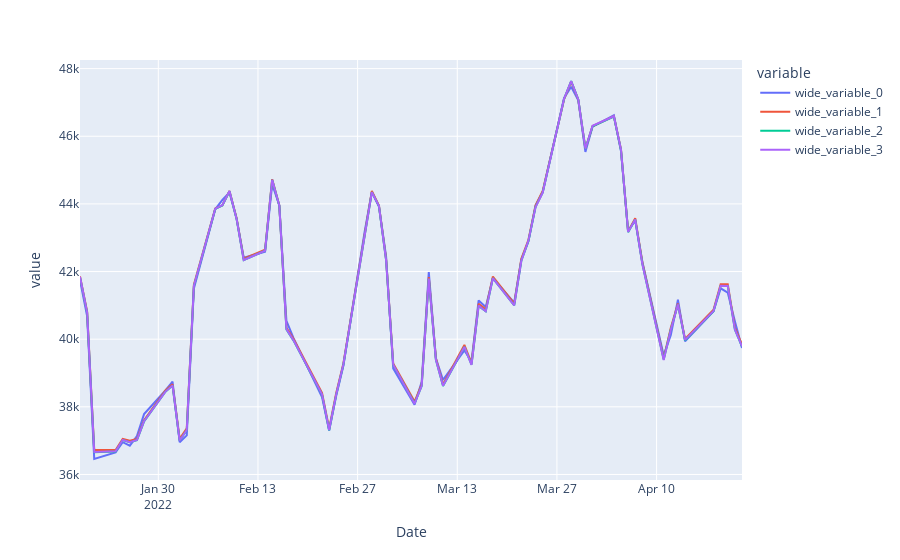

Source (notebook cell):
### Code cell
gb_50 = GradientBoostingRegressor(random_state = 10 , criterion='mse', n_estimators = 50)
gb_100 = GradientBoostingRegressor(random_state = 10 , criterion='mse', n_estimators = 100)
gb_150 = GradientBoostingRegressor(random_state = 10 , criterion='mse', n_estimators = 150)
df = pd.DataFrame(columns = ['MAE', 'MSE', 'R2'], index = ['50','100', '150'])
show_results(df, train_3, test_3, y_train_3, y_test_3,gb_50, gb_100, gb_150)
